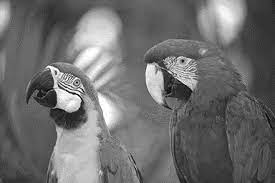
#> input picture images (2).tiff, 275 x 183 px
$ python filtermean.py
#> lines starting #> are read from the running program, lines starting #| are printed output that depends on the picture
import matplotlib.pyplot as plt
#%matplotlib inline

from skimage import data
from skimage.io import imread
from skimage.color import rgb2gray
import numpy as np

citra1 = imread(fname="images (2).tiff")  # Membaca citra 1
#> citra1 is the input picture: shape (183, 275); min 0, max 255, mean 109.7
citra2 = imread(fname="gray.tiff")  # Membaca citra 2
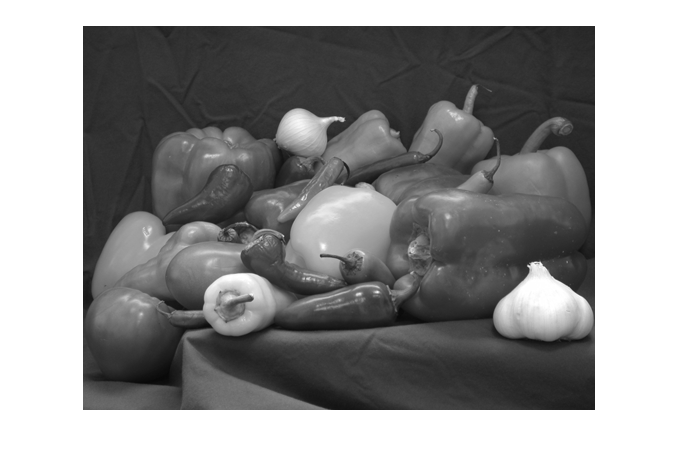
#> input picture gray.tiff, 678 x 467 px
#> citra2 is the input picture: shape (467, 678); min 8, max 255, mean 147.4

print('Shape citra 1 : ', citra1.shape)  # Menampilkan bentuk citra 1
#| Shape citra 1 :  (183, 275)
print('Shape citra 1 : ', citra2.shape)  # Menampilkan bentuk citra 2
#| Shape citra 1 :  (467, 678)

fig, axes = plt.subplots(1, 2, figsize=(10, 10))  # Membuat subplot untuk menampilkan gambar
ax = axes.ravel()

ax[0].imshow(citra1, cmap='gray')  # Menampilkan citra 1 dalam skala keabuan
ax[0].set_title("Citra 1")
ax[1].imshow(citra2, cmap='gray')  # Menampilkan citra 2 dalam skala keabuan
ax[1].set_title("Citra 2")

copyCitra1 = citra1.copy()  # Membuat salinan citra 1
copyCitra2 = citra2.copy()  # Membuat salinan citra 2

m1, n1 = copyCitra1.shape  # Mendapatkan ukuran citra 1
#> m1 = 183; n1 = 275
output1 = np.empty([m1, n1])  # Membuat array kosong dengan ukuran citra 1

m2, n2 = copyCitra2.shape  # Mendapatkan ukuran citra 2
#> m2 = 467; n2 = 678
output2 = np.empty([m2, n2])  # Membuat array kosong dengan ukuran citra 2
print('Shape copy citra 1 : ', copyCitra1.shape)  # Menampilkan bentuk salinan citra 1
#| Shape copy citra 1 :  (183, 275)
print('Shape output citra 1 : ', output1.shape)  # Menampilkan bentuk output citra 1
#| Shape output citra 1 :  (183, 275)

print('m1 : ', m1)  # Menampilkan nilai m1
#| m1 :  183
print('n1 : ', n1)  # Menampilkan nilai n1
#| n1 :  275
print()

print('Shape copy citra 2 : ', copyCitra2.shape)  # Menampilkan bentuk salinan citra 2
#| Shape copy citra 2 :  (467, 678)
print('Shape output citra 3 : ', output2.shape)  # Menampilkan bentuk output citra 3
#| Shape output citra 3 :  (467, 678)
print('m2 : ', m2)  # Menampilkan nilai m2
#| m2 :  467
print('n2 : ', n2)  # Menampilkan nilai n2
#| n2 :  678
print()

for baris in range(0, m1-1):  # Melakukan iterasi untuk setiap baris citra 1
    for kolom in range(0, n1-1):  # Melakukan iterasi untuk setiap kolom citra 1
        a1 = baris
        b1 = kolom
        dataA = [copyCitra1[a1-1, b1-1], copyCitra1[a1-1, b1], copyCitra1[a1-1, b1+1], \
                 copyCitra1[a1, b1-1], copyCitra1[a1, b1], copyCitra1[a1, b1+1], \
                 copyCitra1[a1+1, b1-1], copyCitra1[a1+1, b1], copyCitra1[a1+1, b1+1]]  # Mengambil data sekitar piksel tertentu

        # Urutkan data
        for i in range(1, 8):
            for j in range(i, 9):
                if dataA[i] > dataA[j]:
                    tmpA = dataA[i]
                    dataA[i] = dataA[j]
                    dataA[j] = tmpA

        output1[a1, b1] = dataA[5]  # Menyimpan nilai median ke output1
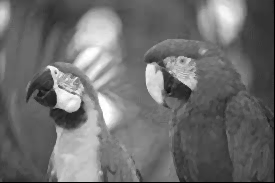
#> output1: shape (183, 275) float64; min 0, max 255, mean 110.2

for baris in range(0, m2-1):  # Melakukan iterasi untuk setiap baris citra 2
    for kolom in range(0, n2-1):  # Melakukan iterasi untuk setiap kolom citra 2
        a1 = baris
        b1 = kolom
        dataA = [copyCitra2[a1-1, b1-1], copyCitra2[a1-1, b1], copyCitra2[a1-1, b1+1], \
                 copyCitra2[a1, b1-1], copyCitra2[a1, b1], copyCitra2[a1, b1+1], \
                 copyCitra2[a1+1, b1-1], copyCitra2[a1+1, b1], copyCitra2[a1+1, b1+1]]  # Mengambil data sekitar piksel tertentu

        # Urutkan data
        for i in range(1, 8):
            for j in range(i, 9):
                if dataA[i] > dataA[j]:
                    tmpA = dataA[i]
                    dataA[i] = dataA[j]
                    dataA[j] = tmpA

        output2[a1, b1] = dataA[5]  # Menyimpan nilai median ke output2

fig, axes = plt.subplots(2, 2, figsize=(10, 10))  # Membuat subplot baru
ax = axes.ravel()

ax[0].imshow(citra1, cmap='gray')  # Menampilkan citra 1
ax[0].set_title("Input Citra 1")

ax[1].imshow(citra2, cmap='gray')  # Menampilkan citra 2
ax[1].set_title("Input Citra 1")

ax[2].imshow(output1, cmap='gray')  # Menampilkan output citra 1 setelah proses median filtering
ax[2].set_title("Output Citra 1")

ax[3].imshow(output2, cmap='gray')  # Menampilkan output citra 2 setelah proses median filtering
ax[3].set_title("Output Citra 2")
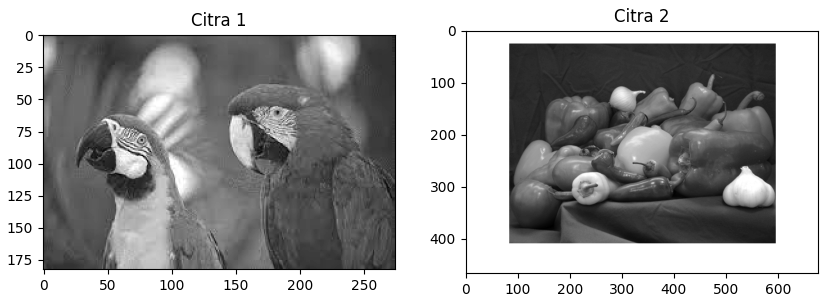
#> figure drawn by matplotlib, 2 panels
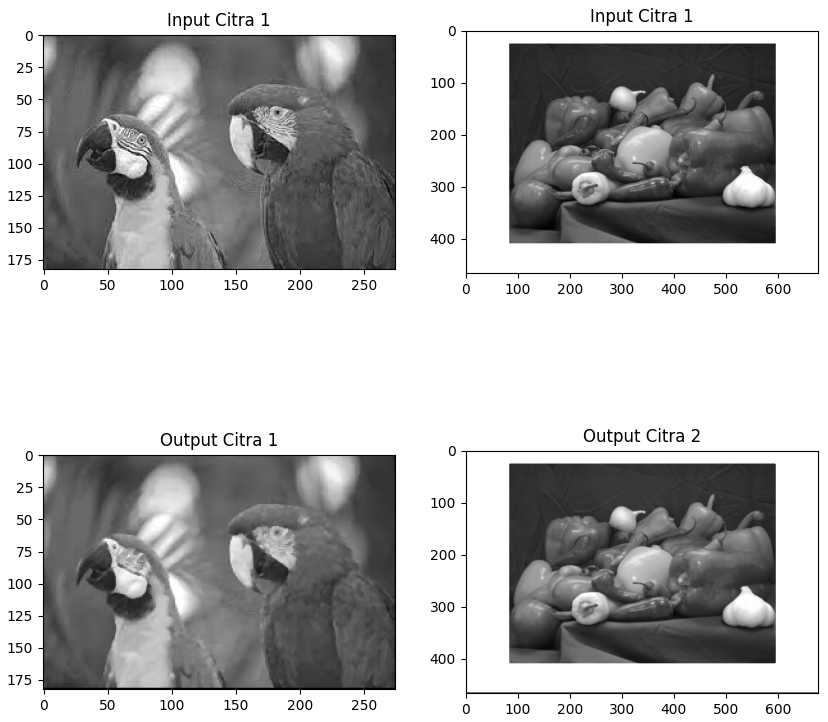
#> figure drawn by matplotlib, 4 panels
